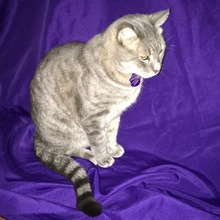
%> input picture Enhancement-Tool/Images/George.jpg, 220 x 220 px, shrunk from 750 x 750 before the run
$ octave Median.m   (GNU Octave 9; MATLAB toolbox functions it lacks are replaced by stand-ins)
%> lines starting %> are read from the running program, lines starting %| are printed output that depends on the picture
% Median Filter
% Paramters: Sample Radius (For 5x5, radius is 2)
n = 5;

IMG = imread('../Images/George.jpg');
%> IMG is the input picture: size 220x220x3 uint8; mean R, G, B 103.7, 77.8, 138.7
imgSize = size(IMG);
%> imgSize = [220 220 3]
imgWidth = imgSize(1,1);
%> imgWidth = 220
imgHeight = imgSize(1,2);
%> imgHeight = 220
z = imgSize(1,3);
%> z = 3
r=zeros(imgWidth,imgHeight);
g=zeros(imgWidth,imgHeight);
b=zeros(imgWidth,imgHeight);
r=IMG(:,:,1);
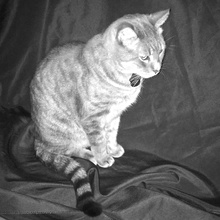
%> r: size 220x220 uint8; min 14, max 255, mean 103.7
g=IMG(:,:,2);
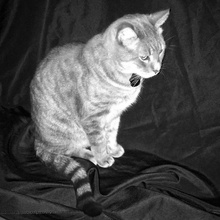
%> g: size 220x220 uint8; min 0, max 255, mean 77.8
b=IMG(:,:,3);
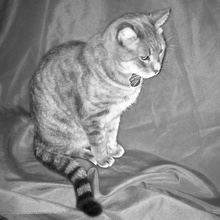
%> b: size 220x220 uint8; min 5, max 255, mean 138.7
medMatrixR = zeros(n * 2 + 1,n * 2 + 1,'uint8');
medMatrixG = zeros(n * 2 + 1,n * 2 + 1,'uint8');
medMatrixB = zeros(n * 2 + 1,n * 2 + 1,'uint8');
rFinal = zeros(imgWidth,imgHeight,3,'uint8');
%> (the run ends here)
